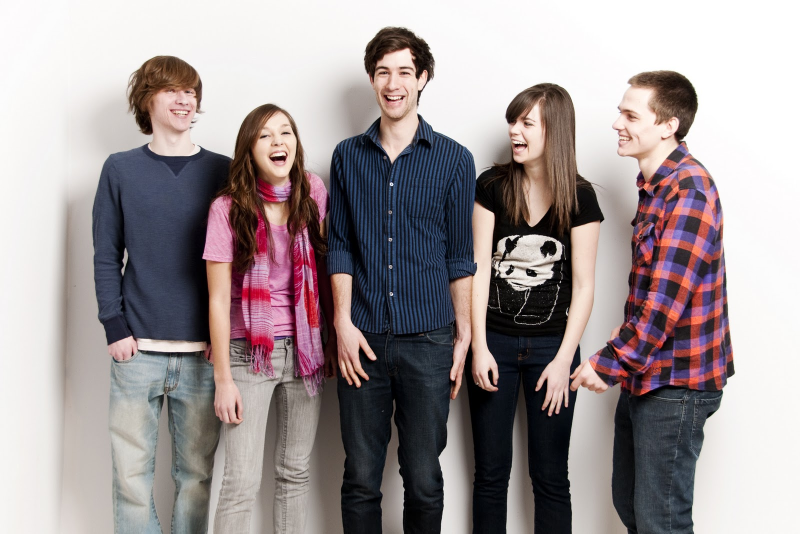
#> input picture pics/people-07.jpg, 1600 x 1067 px, given in place of output.avi, which was not available (shown at 1/2 size)
$ python opt_flow.py pics/people-07.jpg   (Python 2 division)
#> lines starting #> are read from the running program, lines starting #| are printed output that depends on the picture
#!/usr/bin/env python

import numpy as np
import cv2
import urllib
import Streamer
#import video

help_message = '''
USAGE: opt_flow.py [<video_source>]

Keys:
 1 - toggle HSV flow visualization
 2 - toggle glitch

'''


def draw_flow(img, flow, step=16):
    h, w = img.shape[:2]
    y, x = np.mgrid[step/2:h:step, step/2:w:step].reshape(2,-1)
    fx, fy = flow[y,x].T
    lines = np.vstack([x, y, x+fx, y+fy]).T.reshape(-1, 2, 2)
    lines = np.int32(lines + 0.5)
    vis = cv2.cvtColor(img, cv2.COLOR_GRAY2BGR)
    cv2.polylines(vis, lines, 0, (0, 255, 0))
    for (x1, y1), (x2, y2) in lines:
        cv2.circle(vis, (x1, y1), 1, (0, 255, 0), -1)
    return vis

def draw_hsv(flow):
    h, w = flow.shape[:2]
    fx, fy = flow[:,:,0], flow[:,:,1]
    ang = np.arctan2(fy, fx) + np.pi
    v = np.sqrt(fx*fx+fy*fy)
    hsv = np.zeros((h, w, 3), np.uint8)
    hsv[...,0] = ang*(180/np.pi/2)
    hsv[...,1] = 255
    hsv[...,2] = np.minimum(v*4, 255)
    bgr = cv2.cvtColor(hsv, cv2.COLOR_HSV2BGR)
    ret,thresh1 = cv2.threshold(bgr,10,255,cv2.THRESH_BINARY)
    return thresh1

def warp_flow(img, flow):
    h, w = flow.shape[:2]
    flow = -flow
    flow[:,:,0] += np.arange(w)
    flow[:,:,1] += np.arange(h)[:,np.newaxis]
    res = cv2.remap(img, flow, None, cv2.INTER_LINEAR)
    return res

if __name__ == '__main__':
    import sys
    print help_message
    try: fn = sys.argv[1]
    except: fn = 0

    #cam = video.create_capture(fn)
    #cam = Streamer.Streamer()
    cam = cv2.VideoCapture('output.avi')
    #cam = Streamer.Streamer()
    cam.read()
    ret, prev = cam.read()
#> prev is the input picture: shape (1067, 1600, 3); mean B, G, R 150.3, 148.7, 158.3
    print prev
#> (printed output is left out)
    prevgray = cv2.cvtColor(prev, cv2.COLOR_BGR2GRAY)
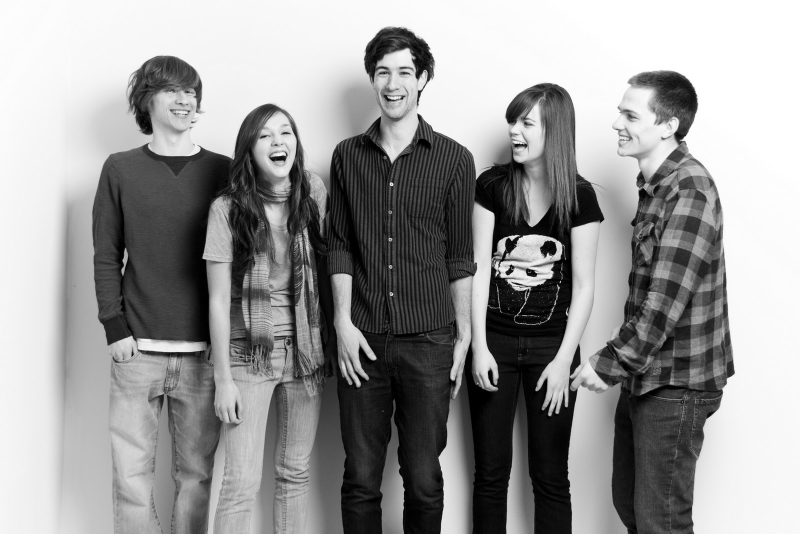
#> prevgray: shape (1067, 1600) (shown at 1/2 size); min 0, max 255, mean 151.8
    show_hsv = False
    show_glitch = False
    cur_glitch = prev.copy()

    while True:
        ret, img = cam.read()
        gray = cv2.cvtColor(img, cv2.COLOR_BGR2GRAY)
#> (the run stopped early here; a loop or call above may not have finished)

$ run again, on pics/people-09.jpg
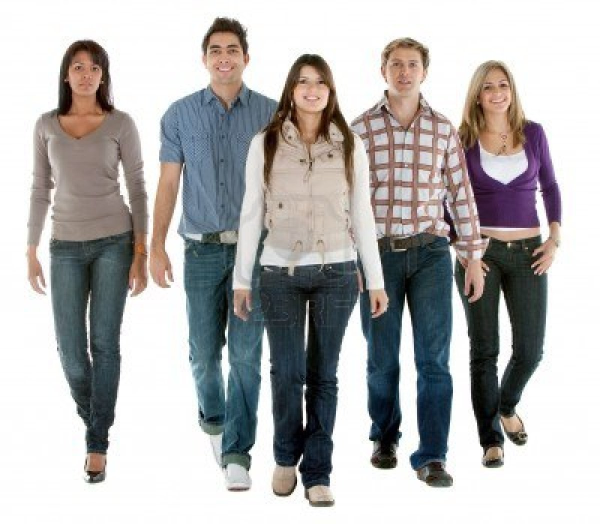
#> input picture pics/people-09.jpg, 1200 x 1047 px, given in place of output.avi, which was not available (shown at 1/2 size)
#> prev is the input picture: shape (1047, 1200, 3); mean B, G, R 176.9, 177.4, 178.9
#> (printed output is left out)
#> `prevgray = cv2.cvtColor(prev, cv2.COLOR_BGR2GRAY)`:
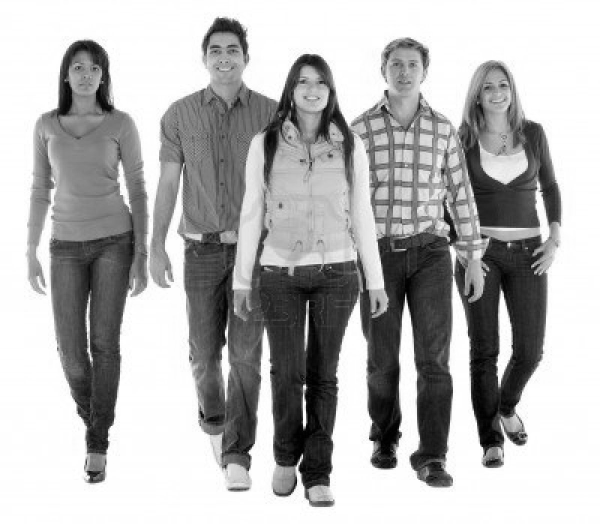
#> prevgray: shape (1047, 1200) (shown at 1/2 size); min 0, max 255, mean 177.8

$ run again, on pics/people-12.jpg
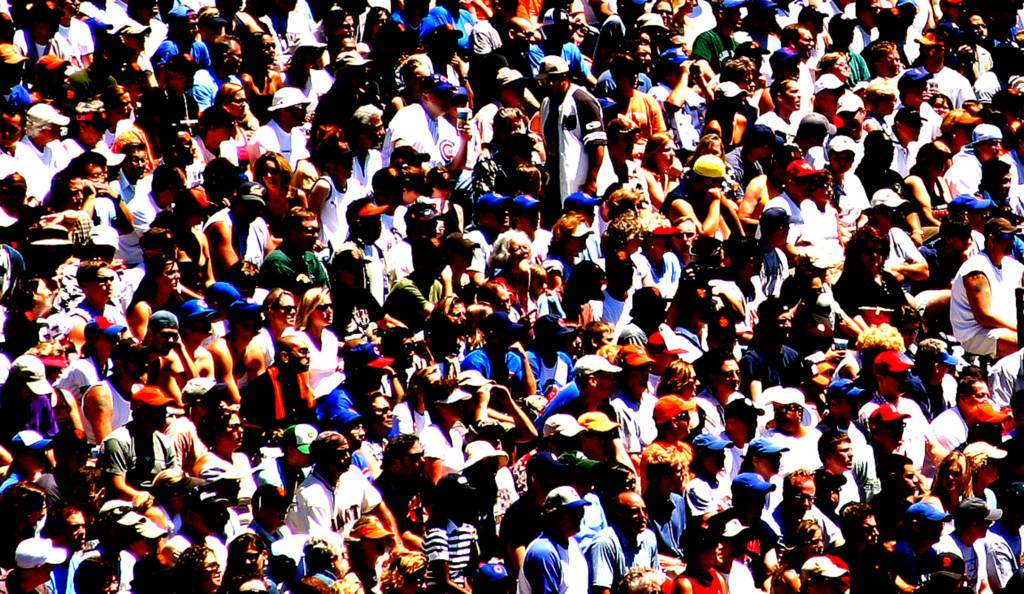
#> input picture pics/people-12.jpg, 1024 x 594 px, given in place of output.avi, which was not available
#> prev is the input picture: shape (594, 1024, 3); mean B, G, R 79.3, 77.5, 99.5
#> (printed output is left out)
#> `prevgray = cv2.cvtColor(prev, cv2.COLOR_BGR2GRAY)`:
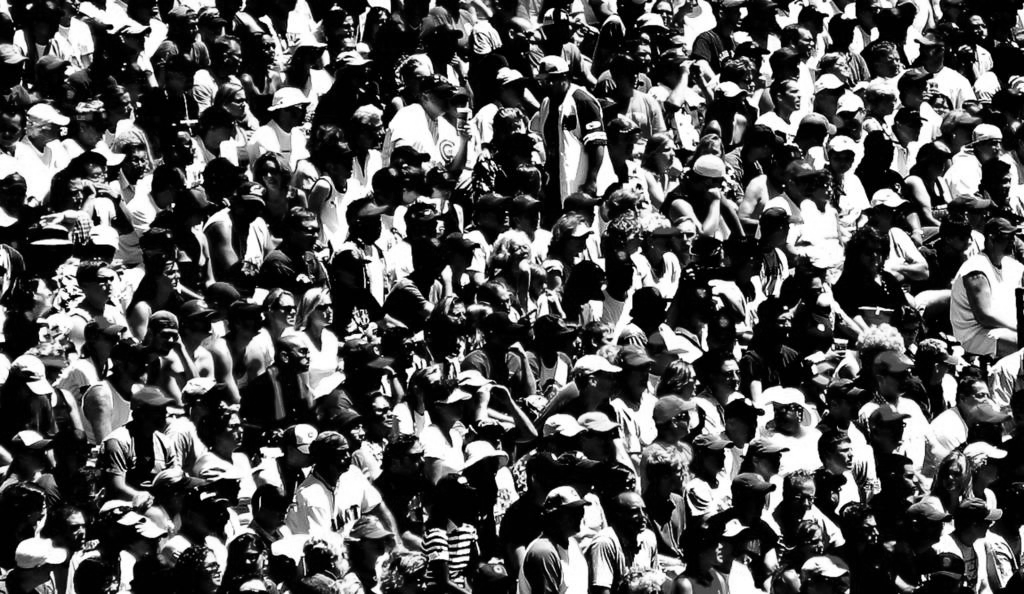
#> prevgray: shape (594, 1024); min 0, max 255, mean 84.3

$ run again, on pics/SW1.png
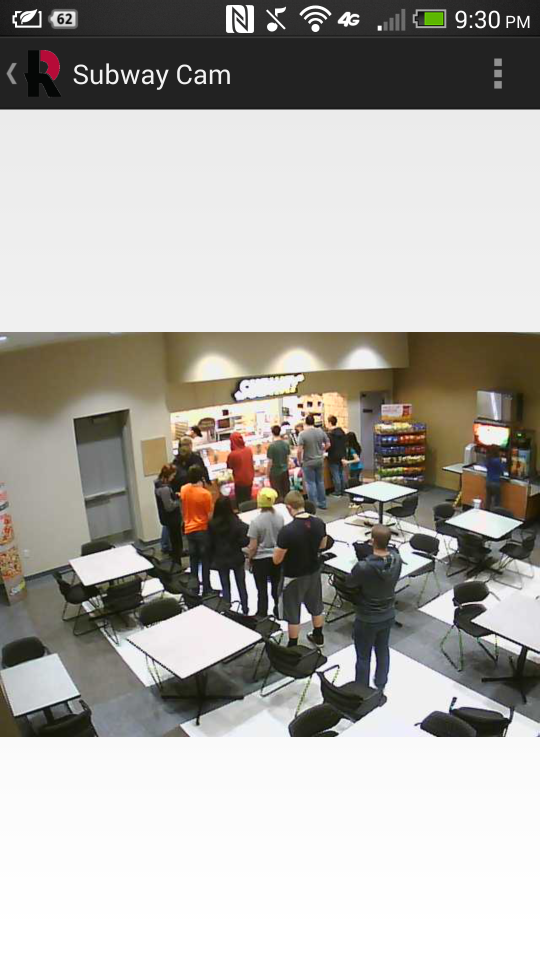
#> input picture pics/SW1.png, 1080 x 1920 px, given in place of output.avi, which was not available (shown at 1/2 size)
#> prev is the input picture: shape (1920, 1080, 3); mean B, G, R 165.7, 170.7, 173.3
#> (printed output is left out)
#> `prevgray = cv2.cvtColor(prev, cv2.COLOR_BGR2GRAY)`:
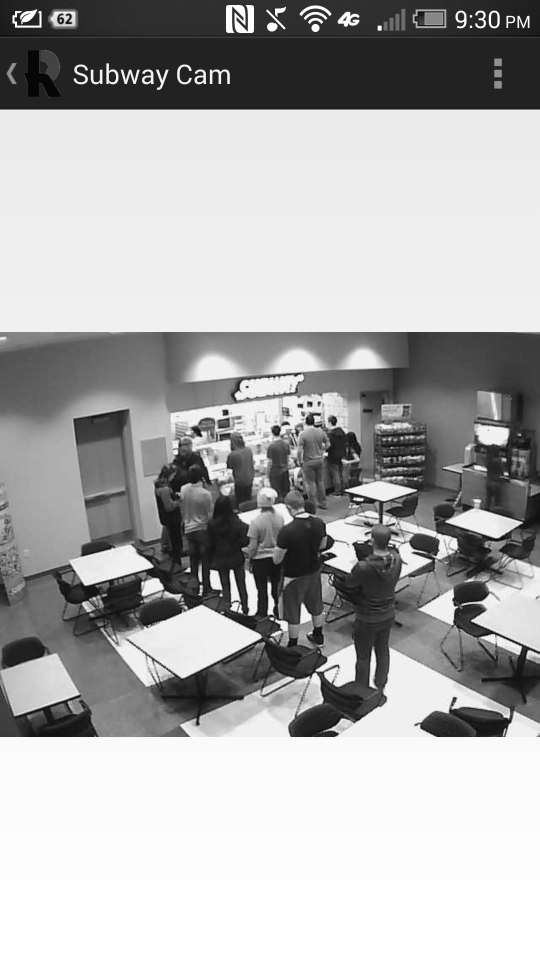
#> prevgray: shape (1920, 1080) (shown at 1/2 size); min 0, max 255, mean 170.9
